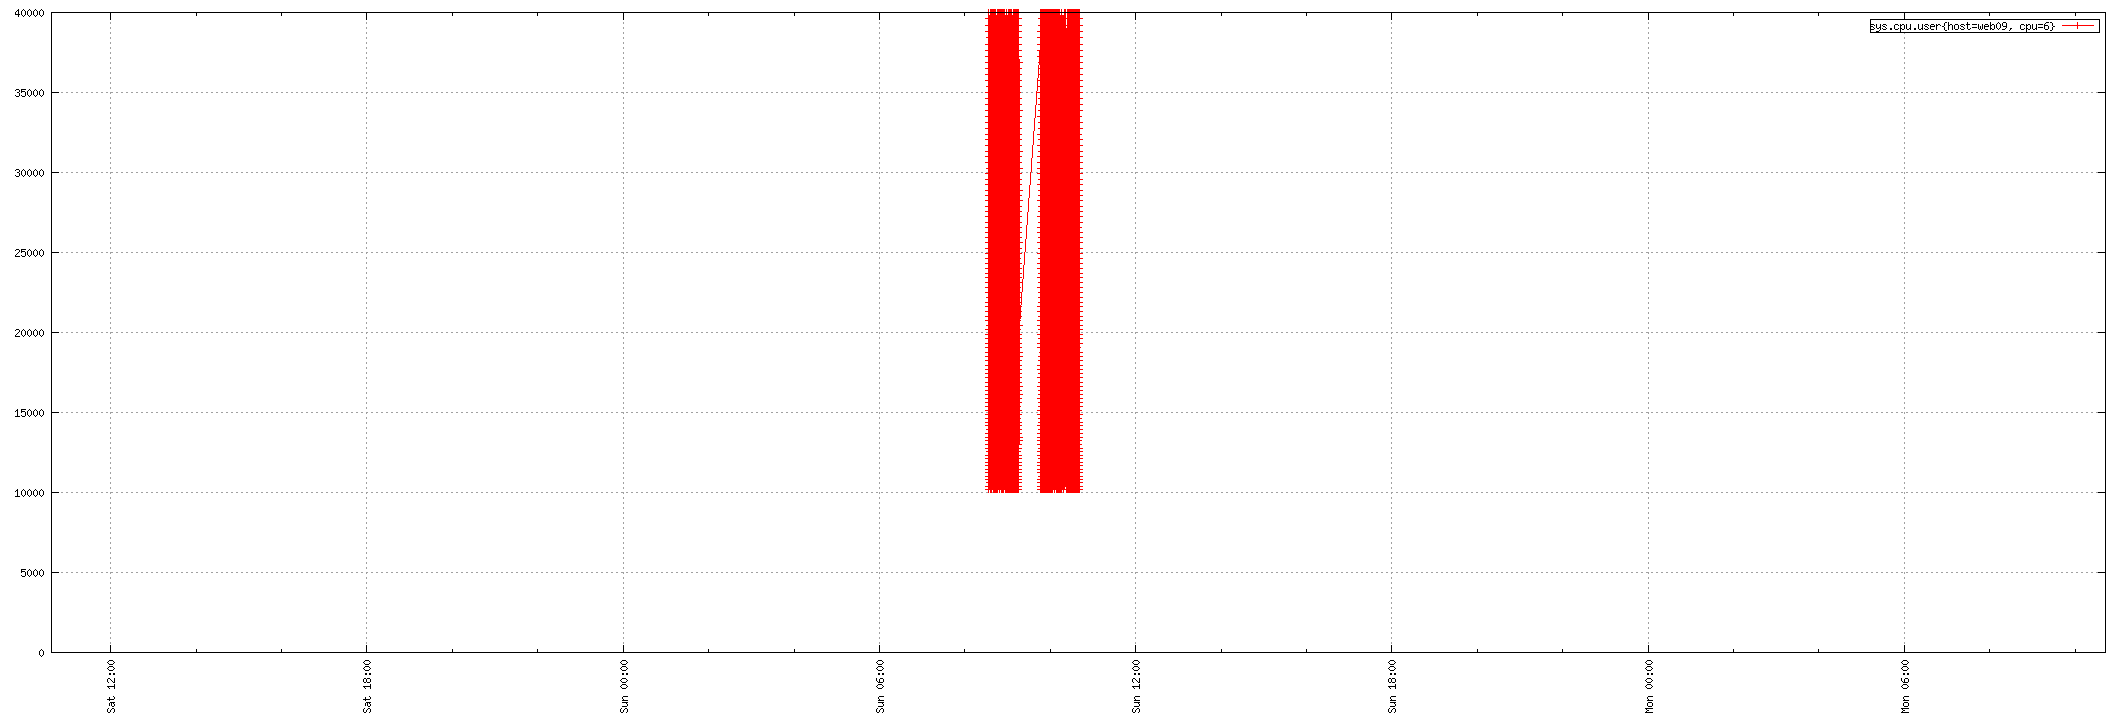

gnuplot code for this plot:
set term png small size 2124,720
set xdata time
set timefmt "%s"
if (GPVAL_VERSION < 4.6) set xtics rotate; else set xtics rotate right
set output "${TMPDIR-'tmp'}/tsd/ac2e5436.png"
set xrange ["1673692608":"1673865756"]
set format x "%a %H:%M"
set grid
set style data linespoint
set key right box
set yrange [0:]
plot  "${TMPDIR-'tmp'}/tsd/ac2e5436_0.dat" using 1:2 title "sys.cpu.user{host=web09, cpu=6}"
